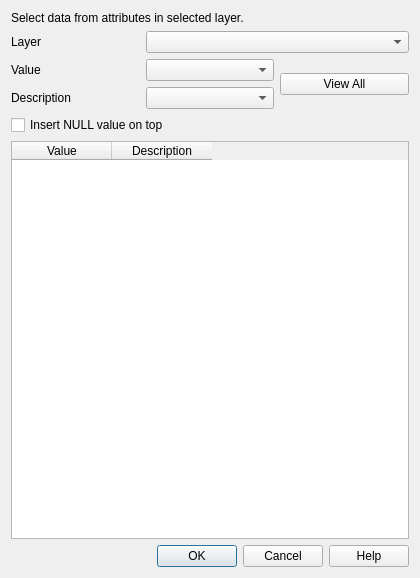
<?xml version="1.0" encoding="UTF-8"?>
<ui version="4.0">
 <class>QgsAttributeLoadValues</class>
 <widget class="QDialog" name="QgsAttributeLoadValues">
  <property name="geometry">
   <rect>
    <x>0</x>
    <y>0</y>
    <width>420</width>
    <height>578</height>
   </rect>
  </property>
  <property name="windowTitle">
   <string>Load Values from Layer</string>
  </property>
  <layout class="QVBoxLayout" name="verticalLayout">
   <item>
    <layout class="QGridLayout" name="gridLayout">
     <item row="1" column="0">
      <widget class="QLabel" name="layerLabel">
       <property name="text">
        <string>Layer</string>
       </property>
      </widget>
     </item>
     <item row="3" column="0">
      <widget class="QLabel" name="keyLabel">
       <property name="text">
        <string>Description</string>
       </property>
      </widget>
     </item>
     <item row="1" column="1" colspan="2">
      <widget class="QComboBox" name="layerComboBox"/>
     </item>
     <item row="5" column="0" colspan="3">
      <widget class="QTableWidget" name="previewTableWidget">
       <column>
        <property name="text">
         <string>Value</string>
        </property>
       </column>
       <column>
        <property name="text">
         <string>Description</string>
        </property>
       </column>
      </widget>
     </item>
     <item row="0" column="0" colspan="3">
      <widget class="QLabel" name="valueTableLabel">
       <property name="text">
        <string>Select data from attributes in selected layer.</string>
       </property>
      </widget>
     </item>
     <item row="2" column="0">
      <widget class="QLabel" name="valueLabel">
       <property name="text">
        <string>Value</string>
       </property>
      </widget>
     </item>
     <item row="2" column="1">
      <widget class="QComboBox" name="valueComboBox"/>
     </item>
     <item row="2" column="2" rowspan="2">
      <widget class="QPushButton" name="previewButton">
       <property name="text">
        <string>View All</string>
       </property>
      </widget>
     </item>
     <item row="3" column="1">
      <widget class="QComboBox" name="keyComboBox"/>
     </item>
     <item row="4" column="0" colspan="2">
      <widget class="QCheckBox" name="nullCheckBox">
       <property name="text">
        <string>Insert NULL value on top</string>
       </property>
      </widget>
     </item>
    </layout>
   </item>
   <item>
    <widget class="QDialogButtonBox" name="buttonBox">
     <property name="orientation">
      <enum>Qt::Horizontal</enum>
     </property>
     <property name="standardButtons">
      <set>QDialogButtonBox::Cancel|QDialogButtonBox::Help|QDialogButtonBox::Ok</set>
     </property>
    </widget>
   </item>
  </layout>
 </widget>
 <tabstops>
  <tabstop>layerComboBox</tabstop>
  <tabstop>valueComboBox</tabstop>
  <tabstop>keyComboBox</tabstop>
  <tabstop>previewButton</tabstop>
  <tabstop>nullCheckBox</tabstop>
  <tabstop>previewTableWidget</tabstop>
  <tabstop>buttonBox</tabstop>
 </tabstops>
 <resources/>
 <connections>
  <connection>
   <sender>buttonBox</sender>
   <signal>accepted()</signal>
   <receiver>QgsAttributeLoadValues</receiver>
   <slot>accept()</slot>
   <hints>
    <hint type="sourcelabel">
     <x>248</x>
     <y>254</y>
    </hint>
    <hint type="destinationlabel">
     <x>157</x>
     <y>274</y>
    </hint>
   </hints>
  </connection>
  <connection>
   <sender>buttonBox</sender>
   <signal>rejected()</signal>
   <receiver>QgsAttributeLoadValues</receiver>
   <slot>reject()</slot>
   <hints>
    <hint type="sourcelabel">
     <x>316</x>
     <y>260</y>
    </hint>
    <hint type="destinationlabel">
     <x>286</x>
     <y>274</y>
    </hint>
   </hints>
  </connection>
 </connections>
</ui>
